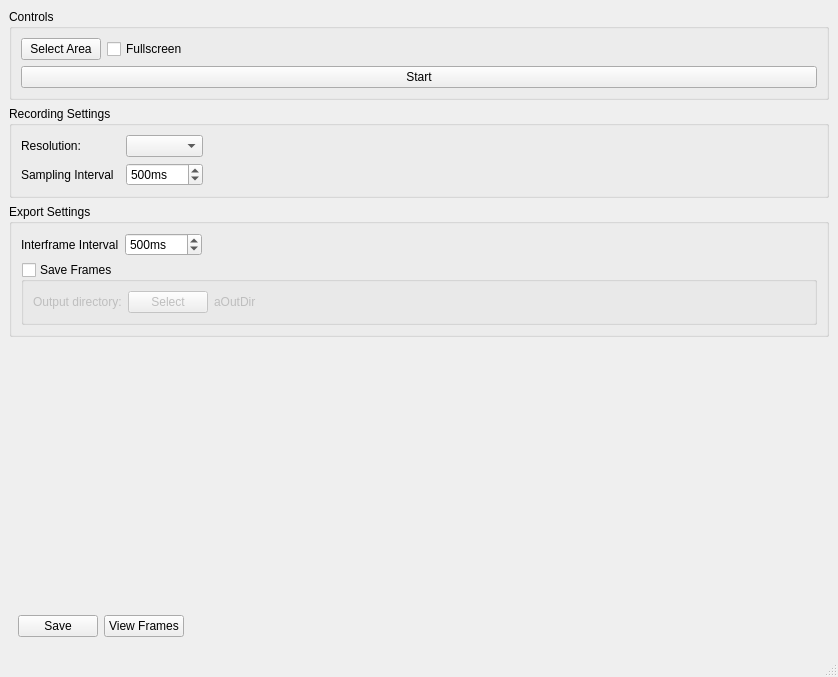
<?xml version="1.0" encoding="UTF-8"?>
<ui version="4.0">
 <class>QImageAnimator</class>
 <widget class="QMainWindow" name="QImageAnimator">
  <property name="geometry">
   <rect>
    <x>0</x>
    <y>0</y>
    <width>838</width>
    <height>677</height>
   </rect>
  </property>
  <property name="windowTitle">
   <string>QImageAnimator</string>
  </property>
  <widget class="QWidget" name="centralwidget">
   <layout class="QVBoxLayout" name="verticalLayout">
    <item>
     <widget class="QStackedWidget" name="stackedWidget">
      <property name="currentIndex">
       <number>0</number>
      </property>
      <widget class="QWidget" name="controlsPage">
       <layout class="QGridLayout" name="gridLayout">
        <property name="leftMargin">
         <number>0</number>
        </property>
        <property name="topMargin">
         <number>0</number>
        </property>
        <property name="rightMargin">
         <number>0</number>
        </property>
        <property name="bottomMargin">
         <number>0</number>
        </property>
        <item row="0" column="0">
         <widget class="QGroupBox" name="recordingControlsGBox">
          <property name="title">
           <string>Controls</string>
          </property>
          <layout class="QGridLayout" name="recordingControlsGBoxLayout">
           <item row="0" column="1">
            <widget class="QCheckBox" name="areaFullScreenCBox">
             <property name="text">
              <string>Fullscreen</string>
             </property>
            </widget>
           </item>
           <item row="0" column="0">
            <widget class="QPushButton" name="areaSelectionButton">
             <property name="text">
              <string>Select Area</string>
             </property>
            </widget>
           </item>
           <item row="0" column="2">
            <spacer name="controlsSpacer">
             <property name="orientation">
              <enum>Qt::Horizontal</enum>
             </property>
             <property name="sizeHint" stdset="0">
              <size>
               <width>40</width>
               <height>20</height>
              </size>
             </property>
            </spacer>
           </item>
           <item row="1" column="0" colspan="3">
            <widget class="QPushButton" name="recordingStartStopButton">
             <property name="text">
              <string>Start</string>
             </property>
            </widget>
           </item>
          </layout>
         </widget>
        </item>
        <item row="1" column="0">
         <widget class="QGroupBox" name="recordingSettingsGBox">
          <property name="title">
           <string>Recording Settings</string>
          </property>
          <layout class="QGridLayout" name="recordingSettingsGBoxLayout">
           <item row="0" column="0" colspan="2">
            <widget class="QLabel" name="resolutionLabel">
             <property name="text">
              <string>Resolution:</string>
             </property>
            </widget>
           </item>
           <item row="0" column="5">
            <spacer name="recordingSettingsSpacer">
             <property name="orientation">
              <enum>Qt::Horizontal</enum>
             </property>
             <property name="sizeHint" stdset="0">
              <size>
               <width>40</width>
               <height>20</height>
              </size>
             </property>
            </spacer>
           </item>
           <item row="0" column="2">
            <widget class="QComboBox" name="resolutionCBox"/>
           </item>
           <item row="1" column="2">
            <widget class="QSpinBox" name="samplingIntervalSpinBox">
             <property name="suffix">
              <string>ms</string>
             </property>
             <property name="minimum">
              <number>20</number>
             </property>
             <property name="maximum">
              <number>10000</number>
             </property>
             <property name="singleStep">
              <number>10</number>
             </property>
             <property name="value">
              <number>500</number>
             </property>
            </widget>
           </item>
           <item row="1" column="0">
            <widget class="QLabel" name="samplingIntervalLabel">
             <property name="text">
              <string>Sampling Interval</string>
             </property>
            </widget>
           </item>
          </layout>
         </widget>
        </item>
        <item row="2" column="0">
         <widget class="QGroupBox" name="exportSettingsGBox">
          <property name="title">
           <string>Export Settings</string>
          </property>
          <layout class="QGridLayout" name="exportSettingsGBoxLayout">
           <item row="0" column="1">
            <widget class="QSpinBox" name="animationIntervalSpinbox">
             <property name="suffix">
              <string>ms</string>
             </property>
             <property name="minimum">
              <number>20</number>
             </property>
             <property name="maximum">
              <number>10000</number>
             </property>
             <property name="singleStep">
              <number>10</number>
             </property>
             <property name="value">
              <number>500</number>
             </property>
            </widget>
           </item>
           <item row="0" column="0">
            <widget class="QLabel" name="animationIntervalLabel">
             <property name="text">
              <string>Interframe Interval</string>
             </property>
            </widget>
           </item>
           <item row="0" column="2">
            <spacer name="exportSpacer">
             <property name="orientation">
              <enum>Qt::Horizontal</enum>
             </property>
             <property name="sizeHint" stdset="0">
              <size>
               <width>40</width>
               <height>20</height>
              </size>
             </property>
            </spacer>
           </item>
           <item row="1" column="0" colspan="3">
            <widget class="QGroupBox" name="saveFramesGBox">
             <property name="title">
              <string>Save Frames</string>
             </property>
             <property name="flat">
              <bool>true</bool>
             </property>
             <property name="checkable">
              <bool>true</bool>
             </property>
             <property name="checked">
              <bool>false</bool>
             </property>
             <layout class="QGridLayout" name="saveFramesGBoxLayout">
              <item row="2" column="1">
               <widget class="QPushButton" name="outDirSelectButton">
                <property name="text">
                 <string>Select</string>
                </property>
               </widget>
              </item>
              <item row="2" column="0">
               <widget class="QLabel" name="outDirLabel">
                <property name="text">
                 <string>Output directory:</string>
                </property>
               </widget>
              </item>
              <item row="2" column="2">
               <widget class="QLabel" name="outDirValueLabel">
                <property name="text">
                 <string>aOutDir</string>
                </property>
               </widget>
              </item>
              <item row="2" column="3">
               <spacer name="saveFramesSpacer">
                <property name="orientation">
                 <enum>Qt::Horizontal</enum>
                </property>
                <property name="sizeHint" stdset="0">
                 <size>
                  <width>40</width>
                  <height>20</height>
                 </size>
                </property>
               </spacer>
              </item>
             </layout>
            </widget>
           </item>
          </layout>
         </widget>
        </item>
        <item row="4" column="0">
         <spacer name="recordingSettingsVSpacer">
          <property name="orientation">
           <enum>Qt::Vertical</enum>
          </property>
          <property name="sizeHint" stdset="0">
           <size>
            <width>20</width>
            <height>40</height>
           </size>
          </property>
         </spacer>
        </item>
        <item row="5" column="0">
         <widget class="QGroupBox" name="controlsNavGBox">
          <property name="styleSheet">
           <string notr="true">QGroupBox { border: 0; }</string>
          </property>
          <property name="title">
           <string/>
          </property>
          <layout class="QHBoxLayout" name="controlsNavGBoxLayout">
           <item>
            <widget class="QPushButton" name="exportFileButton">
             <property name="text">
              <string>Save</string>
             </property>
            </widget>
           </item>
           <item>
            <widget class="QPushButton" name="gotoGalleryButton">
             <property name="text">
              <string>View Frames</string>
             </property>
            </widget>
           </item>
           <item>
            <spacer name="horizontalSpacer">
             <property name="orientation">
              <enum>Qt::Horizontal</enum>
             </property>
             <property name="sizeHint" stdset="0">
              <size>
               <width>40</width>
               <height>20</height>
              </size>
             </property>
            </spacer>
           </item>
          </layout>
         </widget>
        </item>
       </layout>
      </widget>
      <widget class="QWidget" name="galleryPage">
       <layout class="QVBoxLayout" name="galleryPageLayout">
        <property name="leftMargin">
         <number>0</number>
        </property>
        <property name="topMargin">
         <number>0</number>
        </property>
        <property name="rightMargin">
         <number>0</number>
        </property>
        <property name="bottomMargin">
         <number>0</number>
        </property>
        <item>
         <widget class="QGroupBox" name="recordingGalleryGBox">
          <property name="sizePolicy">
           <sizepolicy hsizetype="Preferred" vsizetype="Expanding">
            <horstretch>0</horstretch>
            <verstretch>0</verstretch>
           </sizepolicy>
          </property>
          <property name="title">
           <string>Gallery</string>
          </property>
          <layout class="QGridLayout" name="recordingGalleryGBoxLayout">
           <item row="0" column="0" colspan="2">
            <widget class="QSplitter" name="splitter">
             <property name="orientation">
              <enum>Qt::Horizontal</enum>
             </property>
             <widget class="QListView" name="recordingFilesView">
              <property name="minimumSize">
               <size>
                <width>300</width>
                <height>0</height>
               </size>
              </property>
              <property name="editTriggers">
               <set>QAbstractItemView::NoEditTriggers</set>
              </property>
             </widget>
             <widget class="QGroupBox" name="viewContainer">
              <property name="styleSheet">
               <string notr="true">QGroupBox: { border: 0; }</string>
              </property>
              <property name="title">
               <string/>
              </property>
              <layout class="QVBoxLayout" name="viewContainerLayout">
               <property name="leftMargin">
                <number>0</number>
               </property>
               <property name="topMargin">
                <number>0</number>
               </property>
               <property name="rightMargin">
                <number>0</number>
               </property>
               <property name="bottomMargin">
                <number>0</number>
               </property>
               <item>
                <widget class="QGraphicsView" name="recordingView">
                 <property name="minimumSize">
                  <size>
                   <width>480</width>
                   <height>360</height>
                  </size>
                 </property>
                </widget>
               </item>
              </layout>
             </widget>
            </widget>
           </item>
           <item row="1" column="0">
            <spacer name="gallerySpacer">
             <property name="orientation">
              <enum>Qt::Horizontal</enum>
             </property>
             <property name="sizeHint" stdset="0">
              <size>
               <width>40</width>
               <height>20</height>
              </size>
             </property>
            </spacer>
           </item>
           <item row="1" column="1">
            <widget class="QPushButton" name="previewButton">
             <property name="text">
              <string>Preview</string>
             </property>
            </widget>
           </item>
          </layout>
         </widget>
        </item>
        <item>
         <widget class="QGroupBox" name="navGalleryGBox">
          <property name="styleSheet">
           <string notr="true">QGroupBox { border: 0; }</string>
          </property>
          <property name="title">
           <string/>
          </property>
          <layout class="QHBoxLayout" name="navGalleryGBoxLayout">
           <item>
            <widget class="QPushButton" name="gotoExportButton">
             <property name="text">
              <string>Done</string>
             </property>
            </widget>
           </item>
           <item>
            <spacer name="navGallerySpacer">
             <property name="orientation">
              <enum>Qt::Horizontal</enum>
             </property>
             <property name="sizeHint" stdset="0">
              <size>
               <width>40</width>
               <height>20</height>
              </size>
             </property>
            </spacer>
           </item>
          </layout>
         </widget>
        </item>
       </layout>
      </widget>
     </widget>
    </item>
   </layout>
  </widget>
  <widget class="QMenuBar" name="menubar">
   <property name="geometry">
    <rect>
     <x>0</x>
     <y>0</y>
     <width>838</width>
     <height>26</height>
    </rect>
   </property>
  </widget>
  <widget class="QStatusBar" name="statusbar"/>
 </widget>
 <resources/>
 <connections/>
</ui>
